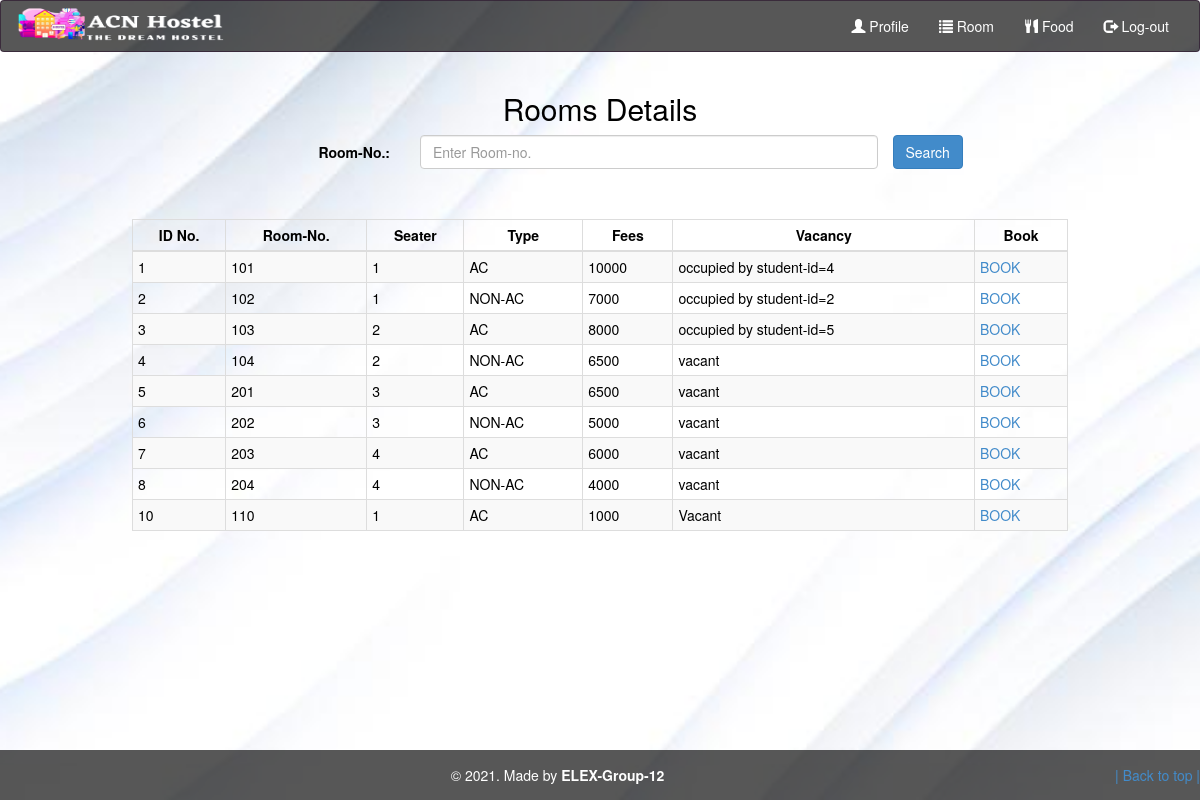
The page /rooms.php on the database its author committed.
### tables this page shows
CREATE TABLE `rooms` (
  `id` int(11) NOT NULL,
  `seater` int(11) NOT NULL,
  `room_no` int(11) NOT NULL,
  `fees` int(11) NOT NULL,
  `posting_date` timestamp NOT NULL DEFAULT current_timestamp() ON UPDATE current_timestamp(),
  `type` varchar(10) NOT NULL,
  `vacancy` varchar(50) NOT NULL
);

### rooms.php (the view, shortened to what this page needs)
<?php include "layouts/header2.php"?>
<body>
<section>
    <div class="container">
        <h2 class="text-center pt-4" style="color: black;">Rooms Details</h2>
        <form class="form-horizontal" method="POST" action="" >
        <div class="form-group">
        <label class="control-label col-sm-2 col-sm-offset-2" for="id" style="color: black;">Room-No.:</label>
            <div class="col-sm-5">
                <input type="text" class="form-control" id="get_room_no" placeholder="Enter Room-no." name="get_room_no" required>
            </div>
                <button type="submit" name="search" class="btn btn-primary">Search</button>
        <div class="table-responsive-sm">
            <table class="table table-hover table-striped table-condensed table-bordered">
                <thead style="color: black;">
                    <tr>
                        <th class="text-center">ID No.</S></th>
                        <th class="text-center">Room-No.</th>
                        <th class="text-center">Seater</th>
                        <th class="text-center">Type</th>
                        <th class="text-center">Fees</th>
                        <th class="text-center">Vacancy</th>
                        <th class="text-center">Book</th>
                    </tr>
                </thead>
                <tbody>
                    <?php
                    include 'config.php';
                    ?>
                    <?php
                    $sql = "SELECT * FROM `rooms`";
                    $query = mysqli_query($conn, $sql);
                    while ($rows = mysqli_fetch_assoc($query)) {
                    ?>
                        <tr style="color: black;">
                            <td class="py-2"><?php echo $rows['id']; ?></td>
                            <td class="py-2"><?php echo $rows['room_no']; ?></td>
                            <td class="py-2"><?php echo $rows['seater']; ?></td>
                            <td class="py-2"><?php echo $rows['type']; ?></td>
                            <td class="py-2"><?php echo $rows['fees']; ?></td>
                            <td class="py-2"><?php echo $rows['vacancy']; ?></td>
                            <td class="py-2"><a href="payment-form.php?id=<?php echo $rows['id'];?>&room_no=<?php echo $rows['room_no'];?>&fees=<?php echo $rows['fees'];?>&seater=<?php echo $rows['seater'];?>&type=<?php echo $rows['type'];?>" target=”_blank”>BOOK</a></td>
                        </tr>
                    <?php
                    }
                    ?>
                </tbody>
            </table>
        </div>
    </div>
    </section>
</body>
<?php include "layouts/footer.php"?>

### layouts/header2.php (style rules this page uses)
body { display: flex; flex-direction: column; height: 100vh; }

### rooms.php (style rules this page uses)
body { color: white; background: url(images/b22.jpg) no-repeat center center fixed; -webkit-background-size: cover; -moz-background-size: cover; -o-background-size: cover; background-size: cover; }
.table { width: 80%; margin-left: auto; margin-right: auto; margin-top: 50px; }

### rows shown on the page
rooms: id "1", room_no "101", seater "1", type "AC", fees "10000", vacancy "occupied by student-id=4"
rooms: id "2", room_no "102", seater "1", type "NON-AC", fees "7000", vacancy "occupied by student-id=2"
rooms: id "3", room_no "103", seater "2", type "AC", fees "8000", vacancy "occupied by student-id=5"
rooms: id "4", room_no "104", seater "2", type "NON-AC", fees "6500", vacancy "vacant"
rooms: id "5", room_no "201", seater "3", type "AC", fees "6500", vacancy "vacant"
rooms: id "6", room_no "202", seater "3", type "NON-AC", fees "5000", vacancy "vacant"
rooms: id "7", room_no "203", seater "4", type "AC", fees "6000", vacancy "vacant"
rooms: id "8", room_no "204", seater "4", type "NON-AC", fees "4000", vacancy "vacant"
rooms: id "10", room_no "110", seater "1", type "AC", fees "1000", vacancy "Vacant"
